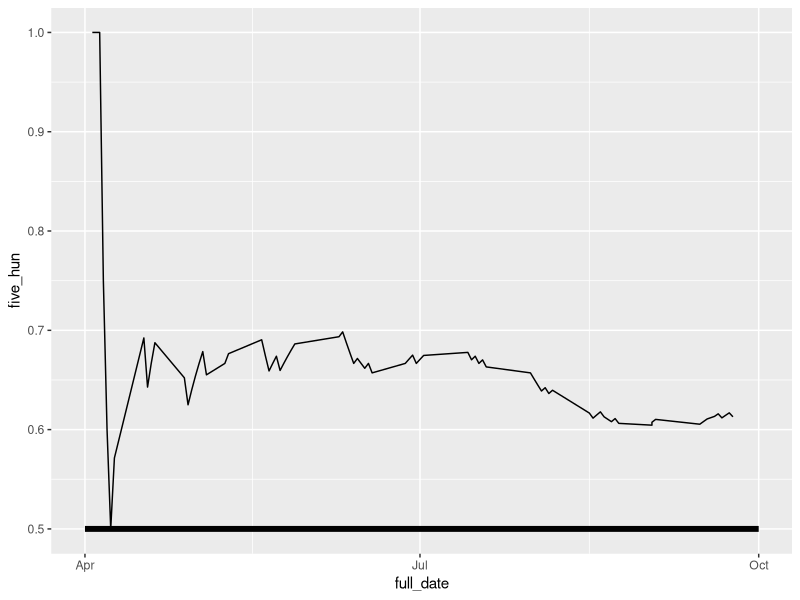

This figure's R source:
#Houston winning percentage 
library(ggplot2)
library(dplyr)

# Build the dataframe from the csv with a good date
games <- read.csv("2017-games.csv")%>%
  mutate(year=substr(GAME_DT,1,4)) %>%
  mutate(month=substr(GAME_DT,5,6)) %>%
  mutate(day=substr(GAME_DT,7,8)) %>%
  mutate(full_date=as.Date(paste(year,month,day,sep='-'))) %>%
  arrange(full_date)
# Drop uneeded columns
games$year <- NULL
games$month <- NULL
games$day <- NULL
games$GAME_ID <- NULL
games$GAME_DT <- NULL
# Get a list of teams, just in case
teams <- unique(games['HOME_TEAM_ID'])
#Determine the winner and loser of each game
games$winner <- ifelse(games$AWAY_SCORE_CT > games$HOME_SCORE_CT, as.character(games$AWAY_TEAM_ID), as.character(games$HOME_TEAM_ID))
games$loser  <- ifelse(games$AWAY_SCORE_CT < games$HOME_SCORE_CT, as.character(games$AWAY_TEAM_ID), as.character(games$HOME_TEAM_ID))
# Find out which games the 'Stros won
bool_win_HOU <- as.numeric(grepl("HOU", games$winner))
# Get the cumulative sum as the season progresses
HOU_w <- cumsum(bool_win_HOU)
# Find out which they lost
bool_loss_HOU <- as.numeric(grepl("HOU", games$loser))
# Get the cumulative sum as the season progresses
HOU_l <- cumsum(bool_loss_HOU)
# Get the info we need from the original dataframe into a new df called HOU
ALL_MLB <- subset(games, select = c("HOME_TEAM_ID", "PARK_ID", "ATTEND_PARK_CT", "full_date"))
# Add the two new numbers to the dataframe
ALL_MLB$HOU_l <- HOU_l
ALL_MLB$HOU_w <- HOU_w
#Let's just get games in HOU
HOU <- filter(ALL_MLB, PARK_ID == "HOU03")

# .500 line
x <- as.Date(c("2017-04-01", "2017-10-01"))
y<-c(.5,.5)
five_hundered_line <- data.frame(date=x,five_hun=y)

# Let's plot
ggplot(data=HOU, aes(x=full_date))+
    geom_line(data=five_hundered_line,aes(x=date,y=five_hun), size=2)+
    geom_line(aes(y=(HOU_w / (HOU_l + HOU_w))))

